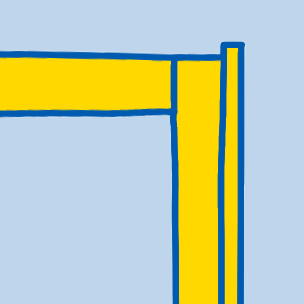
#> input picture images/C_00_2.png, 304 x 304 px, given as the content of the folder ./images_src/, which was not available
$ python rot.py
#> lines starting #> are read from the running program, lines starting #| are printed output that depends on the picture; pictures that were not available may be replaced by others from this repository, and a replacement may not be noted
#!/usr/bin/python3

# creates rotated versions of images from `./images_src/`
# output files are `./images/[prev_filename][rot_id].png`

import os
from PIL import Image

tile_names = [
    "O_01",       "O_11",       "C_02", "C_12",
    "O_00",       "O_10",       "C_01",
    "L-small_01", "L-small_11", "C_00", "C_10",
    "Q_02",       "L-small_10",         "P_12",
    "Q_01",       "Q_11",       "P_01", "P_11",
    "Q_00",       "Q_10",       "P_00", "P_10",
    # End of file 1
    "O-small_00", "I-small_01", "L_02", "L_12",
    "I_03",       "I-small_00", "Z_12", "L_11",
    "I_02",       "Z_01",       "Z_11", "L_10",
    "I_01",       "Z_00",       "T_11",
    "I_00",       "T_00",       "T_10", "T_20",
    # End of file 2
                                "J_02", "J_12",
                                "J_01",
                                "J_00",
                  "S_02",
                  "S_01",       "S_11",
                                "S_10",
    # End of file 3
]

j = 0
for file in os.listdir("./images_src/"):
    # noext = file.rsplit('.', 1)[0]
    noext = tile_names[j]
    if noext == None:
        continue
    img = Image.open("./images_src/"+file)
#> img is the input picture: PIL image 304x304 RGBA; mean R, G, B, A 60.9, 120.3, 135.1, 125.3
    for i in range(4):
        img.save("./images/"+noext+"_"+str(i)+".png")
        img = img.transpose(Image.ROTATE_90)
#> this loop made 4 passes
#> pass 1, `img = img.transpose(Image.ROTATE_90)`:
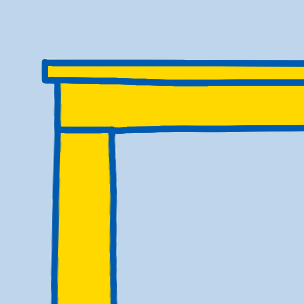
#> img: PIL image 304x304 RGBA; mean R, G, B, A 60.9, 120.3, 135.1, 125.3; transparent parts drawn white
#> pass 2, `img = img.transpose(Image.ROTATE_90)`:
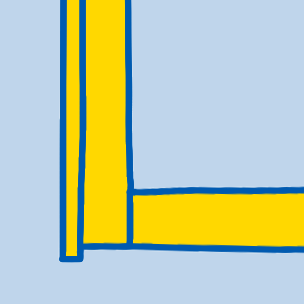
#> img: PIL image 304x304 RGBA; mean R, G, B, A 60.9, 120.3, 135.1, 125.3; transparent parts drawn white
#> pass 3, `img = img.transpose(Image.ROTATE_90)`:
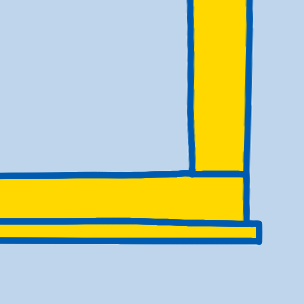
#> img: PIL image 304x304 RGBA; mean R, G, B, A 60.9, 120.3, 135.1, 125.3; transparent parts drawn white
    j += 1

$ run again, on images/C_02_3.png
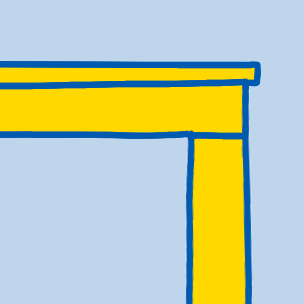
#> input picture images/C_02_3.png, 304 x 304 px, given as the content of the folder ./images_src/, which was not available
#> img is the input picture: PIL image 304x304 RGBA; mean R, G, B, A 62.6, 121.1, 133.7, 126.5
#> the loop `for i in range(4):` made 4 passes
#> pass 1, `img = img.transpose(Image.ROTATE_90)`:
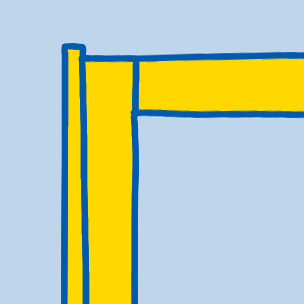
#> img: PIL image 304x304 RGBA; mean R, G, B, A 62.6, 121.1, 133.7, 126.5; transparent parts drawn white
#> pass 3, `img = img.transpose(Image.ROTATE_90)`:
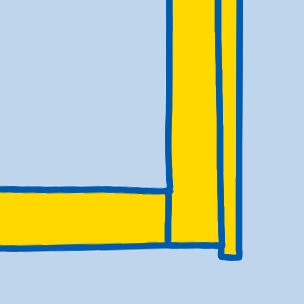
#> img: PIL image 304x304 RGBA; mean R, G, B, A 62.6, 121.1, 133.7, 126.5; transparent parts drawn white

$ run again, on images/C_10_0.png
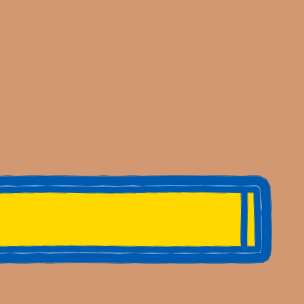
#> input picture images/C_10_0.png, 304 x 304 px, given as the content of the folder ./images_src/, which was not available
#> img is the input picture: PIL image 304x304 RGBA; mean R, G, B, A 192.5, 154.5, 104.2, 255
#> the loop `for i in range(4):` made 4 passes
#> pass 1, `img = img.transpose(Image.ROTATE_90)`:
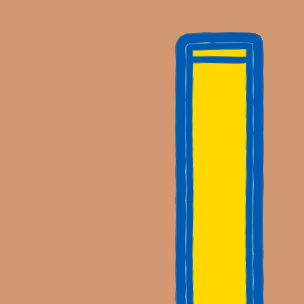
#> img: PIL image 304x304 RGBA; mean R, G, B, A 192.5, 154.5, 104.2, 255
#> pass 3, `img = img.transpose(Image.ROTATE_90)`:
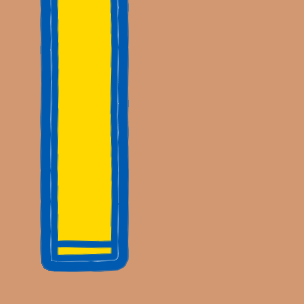
#> img: PIL image 304x304 RGBA; mean R, G, B, A 192.5, 154.5, 104.2, 255

$ run again, on images/C_10_1.png
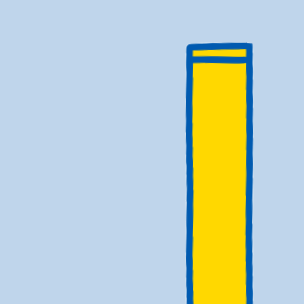
#> input picture images/C_10_1.png, 304 x 304 px, given as the content of the folder ./images_src/, which was not available
#> img is the input picture: PIL image 304x304 RGBA; mean R, G, B, A 37.3, 108.6, 151.2, 100.3
#> the loop `for i in range(4):` made 4 passes
#> pass 1, `img = img.transpose(Image.ROTATE_90)`:
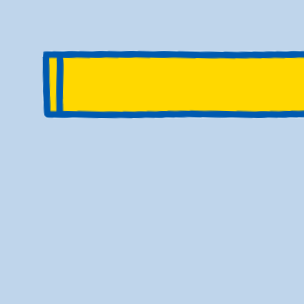
#> img: PIL image 304x304 RGBA; mean R, G, B, A 37.3, 108.6, 151.2, 100.3; transparent parts drawn white
#> pass 3, `img = img.transpose(Image.ROTATE_90)`:
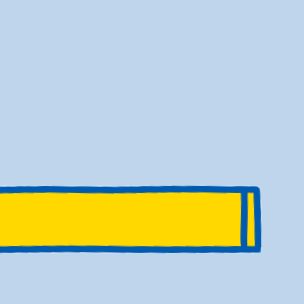
#> img: PIL image 304x304 RGBA; mean R, G, B, A 37.3, 108.6, 151.2, 100.3; transparent parts drawn white
